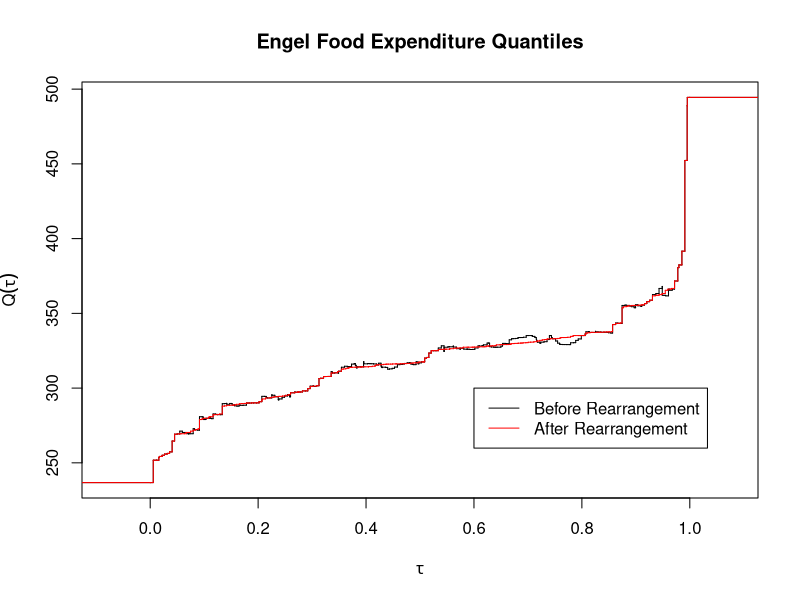

Write the R code that produced this figure.
library(quantreg)


### Name: rearrange
### Title: Rearrangement
### Aliases: rearrange
### Keywords: regression

### ** Examples

data(engel)
z <- rq(foodexp ~ income, tau = -1,data =engel)
zp <- predict(z,newdata=list(income=quantile(engel$income,.03)),stepfun = TRUE)
plot(zp,do.points = FALSE, xlab = expression(tau),
        ylab = expression(Q ( tau )), main="Engel Food Expenditure Quantiles")
plot(rearrange(zp),do.points = FALSE, add=TRUE,col.h="red",col.v="red")
legend(.6,300,c("Before Rearrangement","After Rearrangement"),lty=1,col=c("black","red"))
